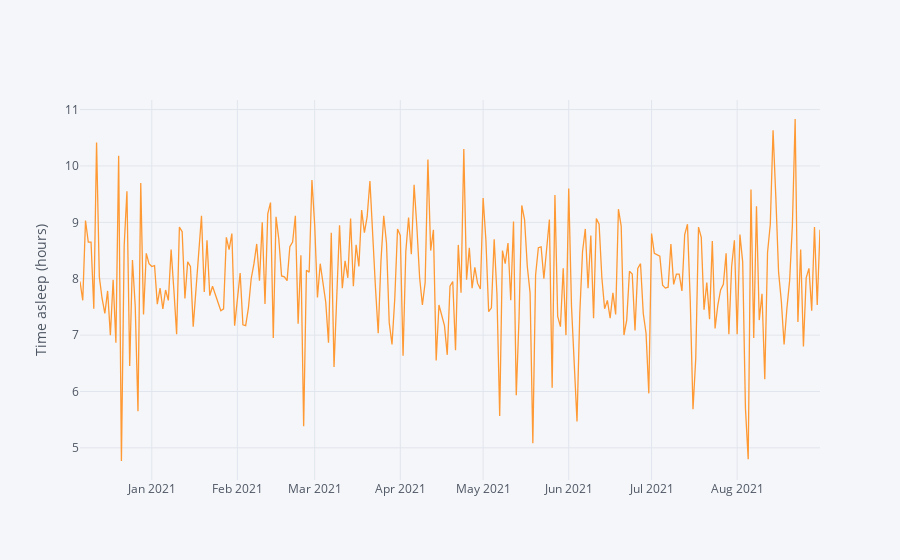

The notebook cell saved with this chart:
### Code cell
sleep['asleep'] = sleep['asleep'].apply(to_hours)
sleep.iplot(y='asleep', yTitle='Time asleep (hours)')

### Figure 1 — Plotly figure (JSON) as saved in the notebook; plotly's stock layout.template omitted (floating-point values rounded to 4 significant figures; data arrays with more than 128 entries replaced by an {"elided": "..."} marker saying what was removed)
{"data": [{"line": {"color": "rgba(255, 153, 51, 1.0)", "dash": "solid", "shape": "linear", "width": 1.3}, "mode": "lines", "name": "asleep", "text": "", "type": "scatter", "x": {"elided": "261 str values"}, "y": {"elided": "261 float values"}}], "layout": {"legend": {"bgcolor": "#F5F6F9", "font": {"color": "#4D5663"}}, "paper_bgcolor": "#F5F6F9", "plot_bgcolor": "#F5F6F9", "title": {"font": {"color": "#4D5663"}}, "xaxis": {"gridcolor": "#E1E5ED", "showgrid": true, "tickfont": {"color": "#4D5663"}, "title": {"font": {"color": "#4D5663"}, "text": ""}, "zerolinecolor": "#E1E5ED"}, "yaxis": {"gridcolor": "#E1E5ED", "showgrid": true, "tickfont": {"color": "#4D5663"}, "title": {"font": {"color": "#4D5663"}, "text": "Time asleep (hours)"}, "zerolinecolor": "#E1E5ED"}}}
